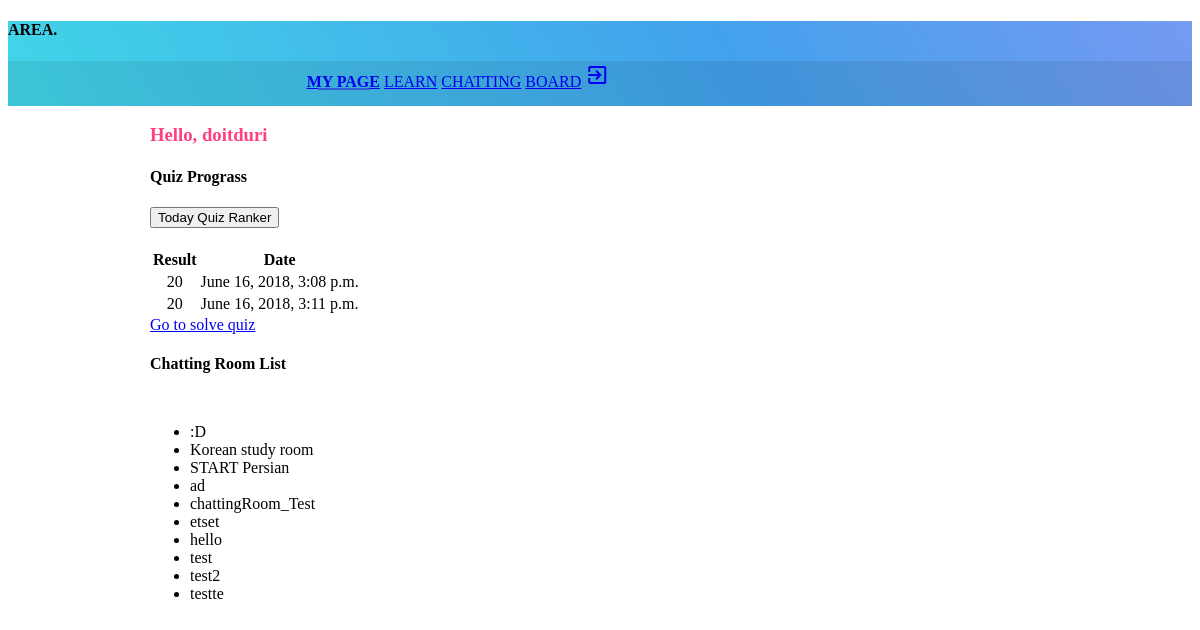
The page / (signed in) on the database its author committed.
### quiz/models.py (models this page shows)
class Result(models.Model):
    result = models.IntegerField(default=0)
    user_id = models.ForeignKey(User, on_delete=models.CASCADE)
    date = models.DateTimeField(timezone.now())

### chat/models.py (models this page shows, shortened)
class Room(models.Model):
    title = models.CharField(max_length=255)
    level = models.IntegerField(default=0)
    staff_only = models.BooleanField(default=False)
    def __str__(self):
        return self.title

### multichat/views.py (the view)
# urls.py: path('', views.index, name = 'list_board'),
def index(request):
    if request.user.is_authenticated:
        rooms = Room.objects.order_by("title")
        result = Result.objects.filter(user_id = request.user)
        start_date = django.utils.timezone.now().date()
        end_date = start_date + timedelta( days=1 )
        max_result = Result.objects.filter(date__range=[start_date, end_date]).aggregate(Max('result'))['result__max']
        ranker = Result.objects.filter(result = max_result).first()
        return render(request, "login-index.html",{
            "rooms": rooms,
            "result": result,
            "ranker": ranker
        })
    else :
        return render(request, "index.html")

### templates/login-index.html (shortened to what this page needs)
<!doctype html>
{% load staticfiles %}
<html>
<head>
    <link rel="stylesheet" href="https://code.getmdl.io/1.3.0/material.indigo-pink.min.css">
    <link rel="stylesheet" href="{% static "css/mdl.css" %}" type="text/css" media="screen" />
</head>
<body>
<div class="mdl-layout__container has-scrolling-header">
    <div class="mdl-layout mdl-js-layout mdl-layout--fixed-header has-tabs is-upgraded" data-upgraded=",MaterialLayout">
      <header style=" background-image: url({% static "img/main-1.png" %})" class="mdl-layout__header mdl-layout__header--scroll mdl-color--primary">
        <div class="mdl-layout--large-screen-only mdl-layout__header-row" style=" justify-content:  center;">
          <h4>AREA.</h4>
        </div>
           <div class="mdl-layout__header-row portfolio-navigation-row mdl-layout--large-screen-only" style=" justify-content:  center;">
                  <nav class="mdl-navigation mdl-typography--body-1-force-preferred-font">
                    <a class="mdl-navigation__link is-active" href="/">My page</a>
                    <a class="mdl-navigation__link" href="{%url 'language' %}">Learn</a>
                    <a class="mdl-navigation__link" href="{%url 'chat' %}">Chatting</a>
                    <a class="mdl-navigation__link" href="{%url 'list_board' %}">Board</a>
                    <a class="mdl-navigation__link" href="{%url 'logout' %}"><i class="material-icons" >exit_to_app</i></a>
                </nav>
            </div>
       </header>
        <main class="mdl-layout__content">
            <div class="mdl-grid portfolio-max-width">
                <h3 sylte="color: rgb(47,93,217)" style="color:  rgb(255,64,129);"> Hello, {{  request.user}}</h3>
             <div class="mdl-card mdl-cell mdl-cell--12-col mdl-shadow--4dp">
              <div class="mdl-card__supporting-text">
                <h4>Quiz Prograss</h4>
               <button style="margin-bottom: 20px;"  class="mdl-button mdl-js-button " >
                 Today Quiz Ranker<strong> {{ranker.user_id}}</strong> {{ranker.result}}
                </button>
                  {% if result %}
                      <table class="mdl-data-table mdl-js-data-table mdl-cell--8-col">
                      <thead>
                        <th style=" text-align: center; " class="mdl-data-table__cell--non-numeric">Result</th>
                        <th style=" text-align: center; " >Date</th>
                      </thead>
                      <tbody>
                          {% for rs in result %}
                          <tr>
                            <td style=" text-align: center; "class="mdl-data-table__cell--non-numeric"> {{rs.result}} </td>
                            <td style=" text-align: center; ">  {{rs.date}} </td>
                          </tr>
                      {% endfor%}
                         </tbody>
                      </table>
                  {% else %}
                    <p> No Quiz data</p>
                  {% endif %}
              </div>
              <div class="mdl-card__actions">
                <a href=" {%url 'language'%}" class="mdl-button">Go to solve quiz</a>
              </div>
            </div>
                <div class="mdl-card mdl-cell mdl-cell--12-col mdl-shadow--4dp">
              <div class="mdl-card__supporting-text">
                <h4>Chatting Room List</h4>
                   <ul style="margin-top: 50px;" class="rooms">
                  {% for room in rooms %}
                       <li class="mdl-button room-link">{{room}}</li>
                  {% endfor %}
                   </ul>
              </div>
            </div>
            </div>
             </main>
    <div class="mdl-layout__obfuscator"></div></div></div>
</body>
</html>

### static/css/mdl.css (style rules this page uses)
.portfolio-navigation-row { background-color: rgba(0, 0, 0, 0.08); text-transform: uppercase; height: 45px; }
.portfolio-navigation-row .mdl-navigation { text-align: center; max-width: 900px; width: 100%; }
.portfolio-navigation-row .mdl-navigation__link { -webkit-flex: 1; -ms-flex: 1; flex: 1; line-height: 42px; }
.portfolio-navigation-row .is-active { position: relative; font-weight: bold; }
.portfolio-max-width { max-width: 900px; margin: auto; }

### templates/login-index.html (style rules this page uses)
.portfolio-navigation-row .is-active:after { content: ""; width: 70%; height: 2px; display: block; position: absolute; bottom: 0; left: 0; background-color: rgb(47,93,217); left: 15%; }

### rows shown on the page
Result: result "20", date "June 16, 2018, 3:08 p.m."
Result: result "20", date "June 16, 2018, 3:11 p.m."
Room: title ":D"
Room: title "Korean study room"
Room: title "START Persian"
Room: title "ad"
Room: title "chattingRoom_Test"
Room: title "etset"
Room: title "hello"
Room: title "test"
Room: title "test2"
Room: title "testte"

### other values the page prints
{{ request.user }} "doitduri"
